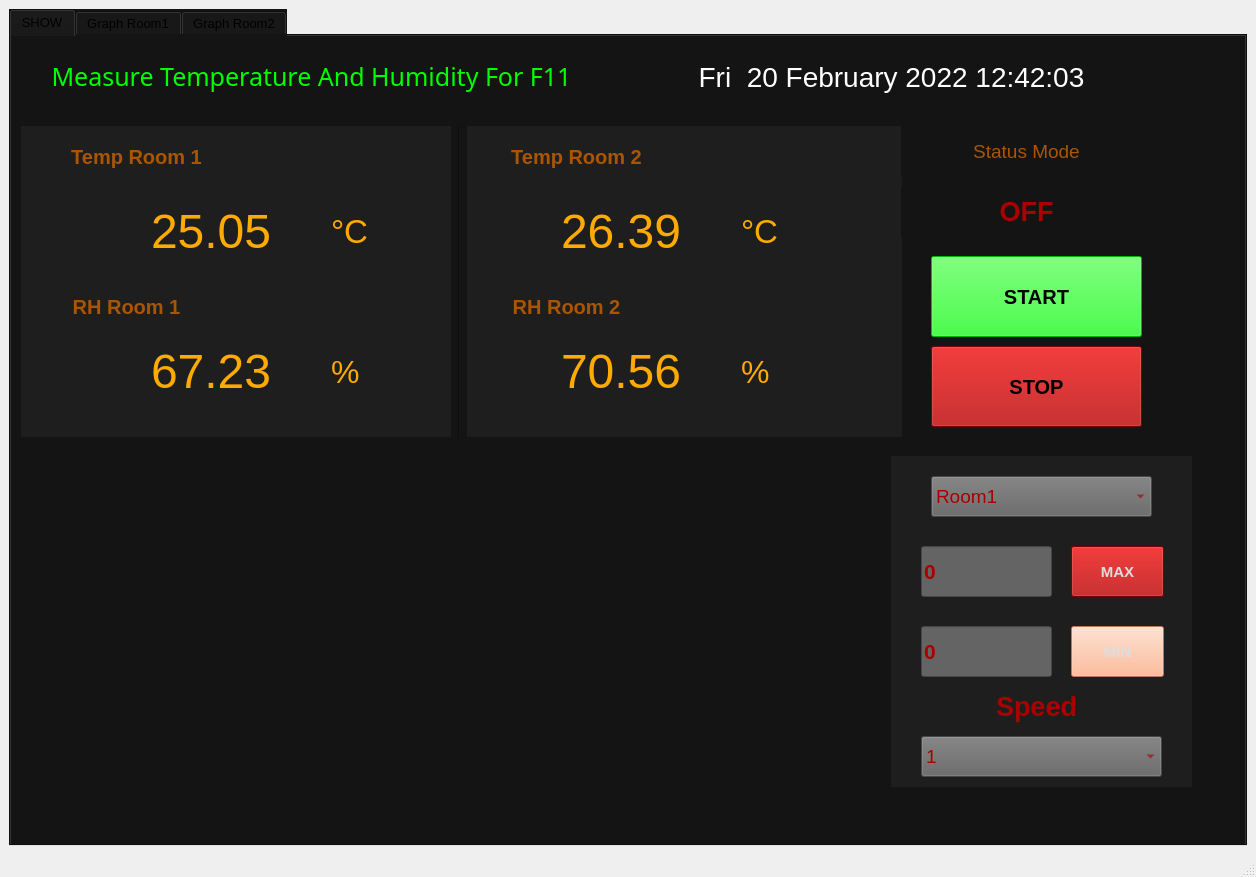
<?xml version="1.0" encoding="UTF-8"?>
<ui version="4.0">
 <class>MainWindow</class>
 <widget class="QMainWindow" name="MainWindow">
  <property name="geometry">
   <rect>
    <x>0</x>
    <y>0</y>
    <width>1256</width>
    <height>877</height>
   </rect>
  </property>
  <property name="windowTitle">
   <string>MainWindow</string>
  </property>
  <widget class="QWidget" name="centralwidget">
   <layout class="QVBoxLayout" name="verticalLayout_2">
    <item>
     <widget class="QTabWidget" name="tabWidget">
      <property name="font">
       <font>
        <pointsize>10</pointsize>
        <weight>50</weight>
        <bold>false</bold>
       </font>
      </property>
      <property name="toolTip">
       <string>&lt;!DOCTYPE HTML PUBLIC &quot;-//W3C//DTD HTML 4.0//EN&quot; &quot;http://www.w3.org/TR/REC-html40/strict.dtd&quot;&gt;
&lt;html&gt;&lt;head&gt;&lt;meta name=&quot;qrichtext&quot; content=&quot;1&quot; /&gt;&lt;style type=&quot;text/css&quot;&gt;
p, li { white-space: pre-wrap; }
&lt;/style&gt;&lt;/head&gt;&lt;body style=&quot; font-family:'MS Shell Dlg 2'; font-size:10pt; font-weight:400; font-style:normal;&quot;&gt;
&lt;p style=&quot;-qt-paragraph-type:empty; margin-top:0px; margin-bottom:0px; margin-left:0px; margin-right:0px; -qt-block-indent:0; text-indent:0px;&quot;&gt;&lt;br /&gt;&lt;/p&gt;&lt;/body&gt;&lt;/html&gt;</string>
      </property>
      <property name="styleSheet">
       <string notr="true">background-color: rgb(20, 20, 20);
</string>
      </property>
      <property name="currentIndex">
       <number>0</number>
      </property>
      <widget class="QWidget" name="tab">
       <attribute name="title">
        <string>SHOW</string>
       </attribute>
       <widget class="QLabel" name="label">
        <property name="geometry">
         <rect>
          <x>600</x>
          <y>10</y>
          <width>561</width>
          <height>61</height>
         </rect>
        </property>
        <property name="font">
         <font>
          <pointsize>21</pointsize>
         </font>
        </property>
        <property name="layoutDirection">
         <enum>Qt::LeftToRight</enum>
        </property>
        <property name="styleSheet">
         <string notr="true">color: rgb(255, 255, 255);</string>
        </property>
        <property name="text">
         <string>Fri  20 February 2022 12:42:03</string>
        </property>
        <property name="alignment">
         <set>Qt::AlignCenter</set>
        </property>
       </widget>
       <widget class="QLabel" name="label_2">
        <property name="geometry">
         <rect>
          <x>10</x>
          <y>90</y>
          <width>881</width>
          <height>311</height>
         </rect>
        </property>
        <property name="styleSheet">
         <string notr="true">background-color: rgb(30, 30, 30);
</string>
        </property>
        <property name="text">
         <string/>
        </property>
       </widget>
       <widget class="QLabel" name="label_4">
        <property name="geometry">
         <rect>
          <x>140</x>
          <y>160</y>
          <width>181</width>
          <height>71</height>
         </rect>
        </property>
        <property name="font">
         <font>
          <pointsize>36</pointsize>
         </font>
        </property>
        <property name="styleSheet">
         <string notr="true">color: rgb(255, 170, 0);
background-color: rgb(30, 30, 30);D</string>
        </property>
        <property name="text">
         <string>25.05</string>
        </property>
       </widget>
       <widget class="QLabel" name="label_8">
        <property name="geometry">
         <rect>
          <x>480</x>
          <y>90</y>
          <width>171</width>
          <height>61</height>
         </rect>
        </property>
        <property name="font">
         <font>
          <pointsize>15</pointsize>
          <weight>75</weight>
          <italic>false</italic>
          <bold>true</bold>
          <underline>false</underline>
          <strikeout>false</strikeout>
         </font>
        </property>
        <property name="styleSheet">
         <string notr="true">color: rgb(170, 85, 0);
background-color: rgb(30, 30, 30);</string>
        </property>
        <property name="text">
         <string>Temp Room 2</string>
        </property>
        <property name="alignment">
         <set>Qt::AlignCenter</set>
        </property>
       </widget>
       <widget class="QLabel" name="label_3">
        <property name="geometry">
         <rect>
          <x>40</x>
          <y>240</y>
          <width>151</width>
          <height>61</height>
         </rect>
        </property>
        <property name="font">
         <font>
          <pointsize>15</pointsize>
          <weight>75</weight>
          <bold>true</bold>
         </font>
        </property>
        <property name="styleSheet">
         <string notr="true">color: rgb(170, 85, 0);
background-color: rgb(30, 30, 30);</string>
        </property>
        <property name="text">
         <string>RH Room 1</string>
        </property>
        <property name="alignment">
         <set>Qt::AlignCenter</set>
        </property>
       </widget>
       <widget class="QLabel" name="label_6">
        <property name="geometry">
         <rect>
          <x>320</x>
          <y>300</y>
          <width>61</width>
          <height>71</height>
         </rect>
        </property>
        <property name="font">
         <font>
          <pointsize>24</pointsize>
         </font>
        </property>
        <property name="styleSheet">
         <string notr="true">color: rgb(255, 170, 0);
background-color: rgb(30, 30, 30);</string>
        </property>
        <property name="text">
         <string>%</string>
        </property>
       </widget>
       <widget class="QLabel" name="label_13">
        <property name="geometry">
         <rect>
          <x>480</x>
          <y>240</y>
          <width>151</width>
          <height>61</height>
         </rect>
        </property>
        <property name="font">
         <font>
          <pointsize>15</pointsize>
          <weight>75</weight>
          <bold>true</bold>
         </font>
        </property>
        <property name="styleSheet">
         <string notr="true">color: rgb(170, 85, 0);
background-color: rgb(30, 30, 30);</string>
        </property>
        <property name="text">
         <string>RH Room 2</string>
        </property>
        <property name="alignment">
         <set>Qt::AlignCenter</set>
        </property>
       </widget>
       <widget class="QLabel" name="label_10">
        <property name="geometry">
         <rect>
          <x>730</x>
          <y>160</y>
          <width>91</width>
          <height>71</height>
         </rect>
        </property>
        <property name="font">
         <font>
          <pointsize>25</pointsize>
         </font>
        </property>
        <property name="styleSheet">
         <string notr="true">color: rgb(255, 170, 0);
background-color: rgb(30, 30, 30);</string>
        </property>
        <property name="text">
         <string>°C</string>
        </property>
       </widget>
       <widget class="QLabel" name="label_7">
        <property name="geometry">
         <rect>
          <x>320</x>
          <y>160</y>
          <width>91</width>
          <height>71</height>
         </rect>
        </property>
        <property name="font">
         <font>
          <pointsize>25</pointsize>
         </font>
        </property>
        <property name="styleSheet">
         <string notr="true">color: rgb(255, 170, 0);
background-color: rgb(30, 30, 30);</string>
        </property>
        <property name="text">
         <string>°C</string>
        </property>
       </widget>
       <widget class="QLabel" name="label_5">
        <property name="geometry">
         <rect>
          <x>40</x>
          <y>90</y>
          <width>171</width>
          <height>61</height>
         </rect>
        </property>
        <property name="font">
         <font>
          <pointsize>15</pointsize>
          <weight>75</weight>
          <bold>true</bold>
         </font>
        </property>
        <property name="styleSheet">
         <string notr="true">color: rgb(170, 85, 0);
background-color: rgb(30, 30, 30);</string>
        </property>
        <property name="text">
         <string>Temp Room 1</string>
        </property>
        <property name="alignment">
         <set>Qt::AlignCenter</set>
        </property>
       </widget>
       <widget class="QLabel" name="label_12">
        <property name="geometry">
         <rect>
          <x>140</x>
          <y>300</y>
          <width>181</width>
          <height>71</height>
         </rect>
        </property>
        <property name="font">
         <font>
          <pointsize>36</pointsize>
         </font>
        </property>
        <property name="styleSheet">
         <string notr="true">color: rgb(255, 170, 0);
background-color: rgb(30, 30, 30);</string>
        </property>
        <property name="text">
         <string>67.23</string>
        </property>
       </widget>
       <widget class="QLabel" name="label_14">
        <property name="geometry">
         <rect>
          <x>730</x>
          <y>300</y>
          <width>61</width>
          <height>71</height>
         </rect>
        </property>
        <property name="font">
         <font>
          <pointsize>24</pointsize>
         </font>
        </property>
        <property name="styleSheet">
         <string notr="true">color: rgb(255, 170, 0);
background-color: rgb(30, 30, 30);</string>
        </property>
        <property name="text">
         <string>%</string>
        </property>
       </widget>
       <widget class="QLabel" name="label_15">
        <property name="geometry">
         <rect>
          <x>550</x>
          <y>160</y>
          <width>181</width>
          <height>71</height>
         </rect>
        </property>
        <property name="font">
         <font>
          <pointsize>36</pointsize>
         </font>
        </property>
        <property name="styleSheet">
         <string notr="true">color: rgb(255, 170, 0);
background-color: rgb(30, 30, 30);</string>
        </property>
        <property name="text">
         <string>26.39</string>
        </property>
       </widget>
       <widget class="QLabel" name="label_16">
        <property name="geometry">
         <rect>
          <x>550</x>
          <y>300</y>
          <width>181</width>
          <height>71</height>
         </rect>
        </property>
        <property name="font">
         <font>
          <pointsize>36</pointsize>
         </font>
        </property>
        <property name="styleSheet">
         <string notr="true">color: rgb(255, 170, 0);
background-color: rgb(30, 30, 30);</string>
        </property>
        <property name="text">
         <string>70.56</string>
        </property>
       </widget>
       <widget class="QPushButton" name="pushButton_3">
        <property name="geometry">
         <rect>
          <x>920</x>
          <y>220</y>
          <width>211</width>
          <height>81</height>
         </rect>
        </property>
        <property name="font">
         <font>
          <pointsize>15</pointsize>
          <weight>75</weight>
          <bold>true</bold>
         </font>
        </property>
        <property name="styleSheet">
         <string notr="true">color: rgb(0, 0, 0);
background-color: rgb(0, 255, 0);</string>
        </property>
        <property name="text">
         <string>START</string>
        </property>
       </widget>
       <widget class="QPushButton" name="pushButton_4">
        <property name="geometry">
         <rect>
          <x>920</x>
          <y>310</y>
          <width>211</width>
          <height>81</height>
         </rect>
        </property>
        <property name="font">
         <font>
          <pointsize>15</pointsize>
          <weight>75</weight>
          <bold>true</bold>
         </font>
        </property>
        <property name="styleSheet">
         <string notr="true">color: rgb(0, 0, 0);
background-color: rgb(170, 0, 0);</string>
        </property>
        <property name="text">
         <string>STOP</string>
        </property>
       </widget>
       <widget class="QLabel" name="label_17">
        <property name="geometry">
         <rect>
          <x>10</x>
          <y>10</y>
          <width>581</width>
          <height>61</height>
         </rect>
        </property>
        <property name="font">
         <font>
          <family>Tw Cen MT Condensed Extra Bold</family>
          <pointsize>19</pointsize>
          <weight>50</weight>
          <italic>false</italic>
          <bold>false</bold>
          <underline>false</underline>
         </font>
        </property>
        <property name="styleSheet">
         <string notr="true">color: rgb(0, 255, 0);</string>
        </property>
        <property name="text">
         <string>Measure Temperature And Humidity For F11</string>
        </property>
        <property name="alignment">
         <set>Qt::AlignCenter</set>
        </property>
       </widget>
       <widget class="QLabel" name="label_18">
        <property name="geometry">
         <rect>
          <x>880</x>
          <y>420</y>
          <width>301</width>
          <height>331</height>
         </rect>
        </property>
        <property name="styleSheet">
         <string notr="true">background-color: rgb(30, 30, 30);</string>
        </property>
        <property name="text">
         <string/>
        </property>
       </widget>
       <widget class="QPushButton" name="pushButton_5">
        <property name="geometry">
         <rect>
          <x>1060</x>
          <y>510</y>
          <width>93</width>
          <height>51</height>
         </rect>
        </property>
        <property name="font">
         <font>
          <pointsize>11</pointsize>
          <weight>75</weight>
          <bold>true</bold>
         </font>
        </property>
        <property name="styleSheet">
         <string notr="true">background-color: rgb(170, 0, 0);
color: rgb(221, 221, 221);</string>
        </property>
        <property name="text">
         <string>MAX</string>
        </property>
       </widget>
       <widget class="QPushButton" name="pushButton_6">
        <property name="geometry">
         <rect>
          <x>1060</x>
          <y>590</y>
          <width>93</width>
          <height>51</height>
         </rect>
        </property>
        <property name="font">
         <font>
          <pointsize>11</pointsize>
          <weight>75</weight>
          <bold>true</bold>
         </font>
        </property>
        <property name="styleSheet">
         <string notr="true">background-color: rgb(255, 170, 127);
color: rgb(221, 221, 221);</string>
        </property>
        <property name="text">
         <string>MIN</string>
        </property>
       </widget>
       <widget class="QLineEdit" name="lineEdit">
        <property name="geometry">
         <rect>
          <x>910</x>
          <y>510</y>
          <width>131</width>
          <height>51</height>
         </rect>
        </property>
        <property name="font">
         <font>
          <pointsize>16</pointsize>
          <weight>75</weight>
          <bold>true</bold>
         </font>
        </property>
        <property name="styleSheet">
         <string notr="true">background-color: rgb(100, 100, 100);
color: rgb(170, 0, 0);</string>
        </property>
        <property name="text">
         <string>0</string>
        </property>
       </widget>
       <widget class="QLineEdit" name="lineEdit_2">
        <property name="geometry">
         <rect>
          <x>910</x>
          <y>590</y>
          <width>131</width>
          <height>51</height>
         </rect>
        </property>
        <property name="font">
         <font>
          <pointsize>16</pointsize>
          <weight>75</weight>
          <bold>true</bold>
         </font>
        </property>
        <property name="styleSheet">
         <string notr="true">background-color: rgb(100, 100, 100);
color: rgb(170, 0, 0);</string>
        </property>
        <property name="text">
         <string>0</string>
        </property>
       </widget>
       <widget class="Line" name="line">
        <property name="geometry">
         <rect>
          <x>440</x>
          <y>90</y>
          <width>16</width>
          <height>311</height>
         </rect>
        </property>
        <property name="orientation">
         <enum>Qt::Vertical</enum>
        </property>
       </widget>
       <widget class="QComboBox" name="comboBox">
        <property name="geometry">
         <rect>
          <x>910</x>
          <y>700</y>
          <width>241</width>
          <height>41</height>
         </rect>
        </property>
        <property name="font">
         <font>
          <pointsize>14</pointsize>
         </font>
        </property>
        <property name="styleSheet">
         <string notr="true">background-color: rgb(100, 100, 100);
color: rgb(170, 0, 0);</string>
        </property>
        <item>
         <property name="text">
          <string>1</string>
         </property>
        </item>
        <item>
         <property name="text">
          <string>5</string>
         </property>
        </item>
        <item>
         <property name="text">
          <string>10</string>
         </property>
        </item>
        <item>
         <property name="text">
          <string/>
         </property>
        </item>
       </widget>
       <widget class="QLabel" name="label_23">
        <property name="geometry">
         <rect>
          <x>890</x>
          <y>90</y>
          <width>251</width>
          <height>51</height>
         </rect>
        </property>
        <property name="font">
         <font>
          <pointsize>14</pointsize>
         </font>
        </property>
        <property name="styleSheet">
         <string notr="true">color: rgb(170, 85, 0);</string>
        </property>
        <property name="text">
         <string>Status Mode</string>
        </property>
        <property name="alignment">
         <set>Qt::AlignCenter</set>
        </property>
       </widget>
       <widget class="QLabel" name="label_24">
        <property name="geometry">
         <rect>
          <x>890</x>
          <y>150</y>
          <width>251</width>
          <height>51</height>
         </rect>
        </property>
        <property name="font">
         <font>
          <pointsize>20</pointsize>
          <weight>75</weight>
          <bold>true</bold>
         </font>
        </property>
        <property name="styleSheet">
         <string notr="true">color: rgb(170, 0, 0);</string>
        </property>
        <property name="text">
         <string>OFF</string>
        </property>
        <property name="alignment">
         <set>Qt::AlignCenter</set>
        </property>
       </widget>
       <widget class="QLabel" name="label_25">
        <property name="geometry">
         <rect>
          <x>910</x>
          <y>650</y>
          <width>231</width>
          <height>41</height>
         </rect>
        </property>
        <property name="font">
         <font>
          <pointsize>20</pointsize>
          <weight>75</weight>
          <bold>true</bold>
         </font>
        </property>
        <property name="styleSheet">
         <string notr="true">color: rgb(170, 0, 0);
background-color: rgb(30,3 0, 30);</string>
        </property>
        <property name="text">
         <string>Speed</string>
        </property>
        <property name="alignment">
         <set>Qt::AlignCenter</set>
        </property>
       </widget>
       <widget class="QComboBox" name="comboBox_2">
        <property name="geometry">
         <rect>
          <x>920</x>
          <y>440</y>
          <width>221</width>
          <height>41</height>
         </rect>
        </property>
        <property name="font">
         <font>
          <pointsize>14</pointsize>
         </font>
        </property>
        <property name="styleSheet">
         <string notr="true">background-color: rgb(100, 100, 100);
color: rgb(170, 0, 0);</string>
        </property>
        <item>
         <property name="text">
          <string>Room1</string>
         </property>
        </item>
        <item>
         <property name="text">
          <string>Room2</string>
         </property>
        </item>
        <item>
         <property name="text">
          <string/>
         </property>
        </item>
       </widget>
      </widget>
      <widget class="QWidget" name="tab_6">
       <attribute name="title">
        <string>Graph Room1</string>
       </attribute>
       <widget class="QTextBrowser" name="textBrowser_2">
        <property name="geometry">
         <rect>
          <x>10</x>
          <y>80</y>
          <width>561</width>
          <height>291</height>
         </rect>
        </property>
        <property name="styleSheet">
         <string notr="true">background-color: rgb(30, 30, 30);</string>
        </property>
       </widget>
       <widget class="QTextBrowser" name="textBrowser_3">
        <property name="geometry">
         <rect>
          <x>590</x>
          <y>80</y>
          <width>561</width>
          <height>291</height>
         </rect>
        </property>
        <property name="styleSheet">
         <string notr="true">background-color: rgb(30, 30, 30);</string>
        </property>
       </widget>
       <widget class="QTextBrowser" name="textBrowser_4">
        <property name="geometry">
         <rect>
          <x>10</x>
          <y>390</y>
          <width>561</width>
          <height>291</height>
         </rect>
        </property>
        <property name="styleSheet">
         <string notr="true">background-color: rgb(30, 30, 30);</string>
        </property>
       </widget>
       <widget class="QTextBrowser" name="textBrowser_5">
        <property name="geometry">
         <rect>
          <x>590</x>
          <y>390</y>
          <width>561</width>
          <height>291</height>
         </rect>
        </property>
        <property name="styleSheet">
         <string notr="true">background-color: rgb(30, 30, 30);</string>
        </property>
       </widget>
       <widget class="QLabel" name="label_19">
        <property name="geometry">
         <rect>
          <x>10</x>
          <y>10</y>
          <width>581</width>
          <height>61</height>
         </rect>
        </property>
        <property name="font">
         <font>
          <family>Tw Cen MT Condensed Extra Bold</family>
          <pointsize>19</pointsize>
          <weight>50</weight>
          <italic>false</italic>
          <bold>false</bold>
          <underline>false</underline>
         </font>
        </property>
        <property name="styleSheet">
         <string notr="true">color: rgb(0, 255, 0);</string>
        </property>
        <property name="text">
         <string>Measure Temperature And Humidity For F11</string>
        </property>
        <property name="alignment">
         <set>Qt::AlignCenter</set>
        </property>
       </widget>
       <widget class="QLabel" name="label_20">
        <property name="geometry">
         <rect>
          <x>590</x>
          <y>10</y>
          <width>571</width>
          <height>61</height>
         </rect>
        </property>
        <property name="font">
         <font>
          <pointsize>21</pointsize>
         </font>
        </property>
        <property name="layoutDirection">
         <enum>Qt::LeftToRight</enum>
        </property>
        <property name="styleSheet">
         <string notr="true">color: rgb(255, 255, 255);</string>
        </property>
        <property name="text">
         <string>Fri  20 February 2022 12:42:03</string>
        </property>
        <property name="alignment">
         <set>Qt::AlignCenter</set>
        </property>
       </widget>
      </widget>
      <widget class="QWidget" name="tab_5">
       <attribute name="title">
        <string>Graph Room2</string>
       </attribute>
       <widget class="QLabel" name="label_21">
        <property name="geometry">
         <rect>
          <x>10</x>
          <y>10</y>
          <width>581</width>
          <height>61</height>
         </rect>
        </property>
        <property name="font">
         <font>
          <family>Tw Cen MT Condensed Extra Bold</family>
          <pointsize>19</pointsize>
          <weight>50</weight>
          <italic>false</italic>
          <bold>false</bold>
          <underline>false</underline>
         </font>
        </property>
        <property name="styleSheet">
         <string notr="true">color: rgb(0, 255, 0);</string>
        </property>
        <property name="text">
         <string>Measure Temperature And Humidity For F11</string>
        </property>
        <property name="alignment">
         <set>Qt::AlignCenter</set>
        </property>
       </widget>
       <widget class="QTextBrowser" name="textBrowser_6">
        <property name="geometry">
         <rect>
          <x>10</x>
          <y>80</y>
          <width>561</width>
          <height>291</height>
         </rect>
        </property>
        <property name="styleSheet">
         <string notr="true">background-color: rgb(30, 30, 30);</string>
        </property>
       </widget>
       <widget class="QTextBrowser" name="textBrowser_7">
        <property name="geometry">
         <rect>
          <x>590</x>
          <y>390</y>
          <width>561</width>
          <height>291</height>
         </rect>
        </property>
        <property name="styleSheet">
         <string notr="true">background-color: rgb(30, 30, 30);</string>
        </property>
       </widget>
       <widget class="QTextBrowser" name="textBrowser_8">
        <property name="geometry">
         <rect>
          <x>590</x>
          <y>80</y>
          <width>561</width>
          <height>291</height>
         </rect>
        </property>
        <property name="styleSheet">
         <string notr="true">background-color: rgb(30, 30, 30);</string>
        </property>
       </widget>
       <widget class="QLabel" name="label_22">
        <property name="geometry">
         <rect>
          <x>590</x>
          <y>10</y>
          <width>571</width>
          <height>61</height>
         </rect>
        </property>
        <property name="font">
         <font>
          <pointsize>21</pointsize>
         </font>
        </property>
        <property name="layoutDirection">
         <enum>Qt::LeftToRight</enum>
        </property>
        <property name="styleSheet">
         <string notr="true">color: rgb(255, 255, 255);</string>
        </property>
        <property name="text">
         <string>Fri  20 February 2022 12:42:03</string>
        </property>
        <property name="alignment">
         <set>Qt::AlignCenter</set>
        </property>
       </widget>
       <widget class="QTextBrowser" name="textBrowser_9">
        <property name="geometry">
         <rect>
          <x>10</x>
          <y>390</y>
          <width>561</width>
          <height>291</height>
         </rect>
        </property>
        <property name="styleSheet">
         <string notr="true">background-color: rgb(30, 30, 30);</string>
        </property>
       </widget>
      </widget>
     </widget>
    </item>
   </layout>
  </widget>
  <widget class="QMenuBar" name="menubar">
   <property name="geometry">
    <rect>
     <x>0</x>
     <y>0</y>
     <width>1256</width>
     <height>21</height>
    </rect>
   </property>
  </widget>
  <widget class="QStatusBar" name="statusbar"/>
 </widget>
 <resources/>
 <connections/>
</ui>
